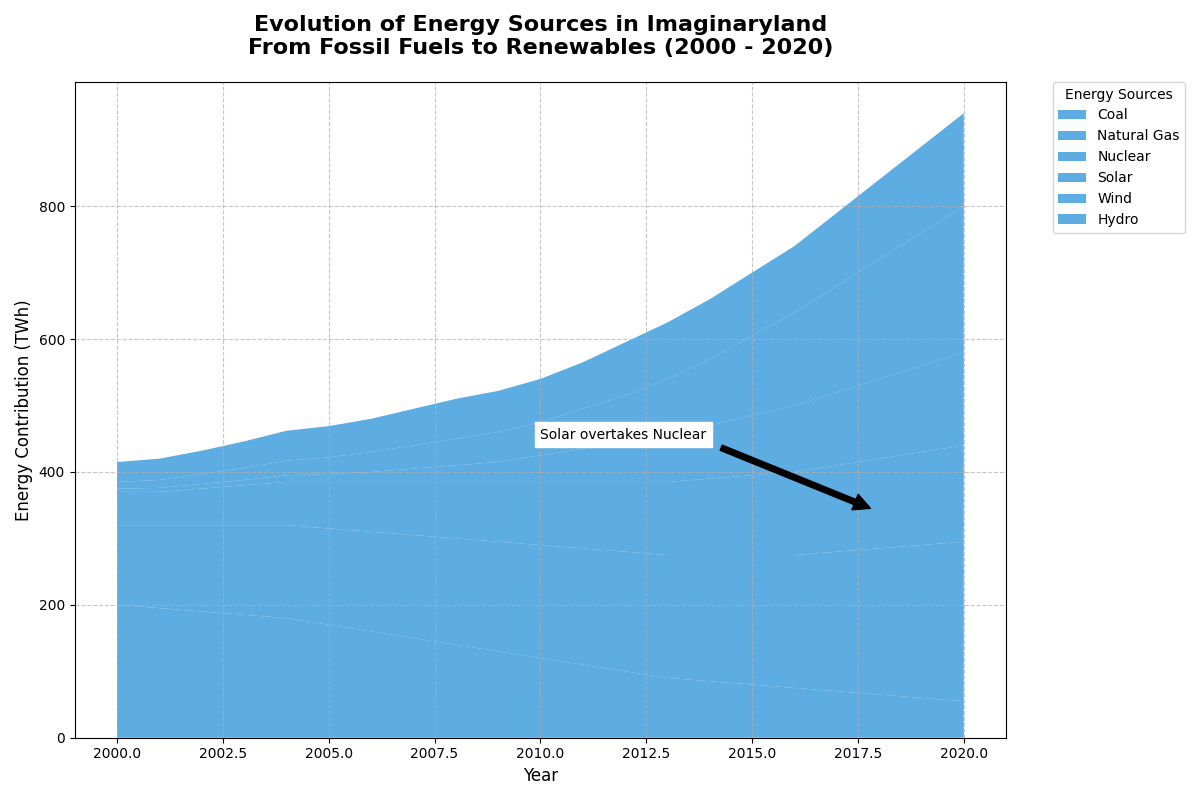

The script that drew this image:
import matplotlib.pyplot as plt
import numpy as np

years = np.arange(2000, 2021)

coal = [200, 195, 190, 185, 180, 170, 160, 150, 140, 130, 120, 110, 100, 90, 85, 80, 75, 70, 65, 60, 55]
natural_gas = [120, 125, 130, 135, 140, 145, 150, 155, 160, 165, 170, 175, 180, 185, 190, 195, 200, 210, 220, 230, 240]
nuclear = [50, 50, 55, 60, 65, 70, 75, 80, 85, 90, 95, 100, 105, 110, 115, 120, 125, 130, 135, 140, 145]
solar = [5, 6, 7, 8, 10, 12, 15, 20, 25, 30, 40, 50, 60, 70, 80, 90, 100, 110, 120, 130, 140]
wind = [10, 12, 15, 18, 22, 25, 30, 35, 40, 45, 50, 60, 70, 85, 100, 120, 140, 160, 180, 200, 220]
hydro = [30, 32, 35, 40, 45, 47, 50, 55, 60, 62, 65, 70, 80, 85, 90, 95, 100, 110, 120, 130, 140]

plt.figure(figsize=(12, 8))

plt.stackplot(years, coal, natural_gas, nuclear, solar, wind, hydro, 
              labels=['Coal', 'Natural Gas', 'Nuclear', 'Solar', 'Wind', 'Hydro'], 
              colors=['#3498db']*6, alpha=0.8)

plt.title("Evolution of Energy Sources in Imaginaryland\nFrom Fossil Fuels to Renewables (2000 - 2020)", fontsize=16, fontweight='bold', pad=20)
plt.xlabel("Year", fontsize=12)
plt.ylabel("Energy Contribution (TWh)", fontsize=12)

plt.legend(loc='upper left', bbox_to_anchor=(1.05, 1), borderaxespad=0., title='Energy Sources')

plt.grid(linestyle='--', alpha=0.7)

plt.annotate('Solar overtakes Nuclear', xy=(2018, 340), xytext=(2010, 450),
             arrowprops=dict(facecolor='black', shrink=0.05),
             fontsize=10, backgroundcolor='w')

plt.tight_layout()
plt.show()
